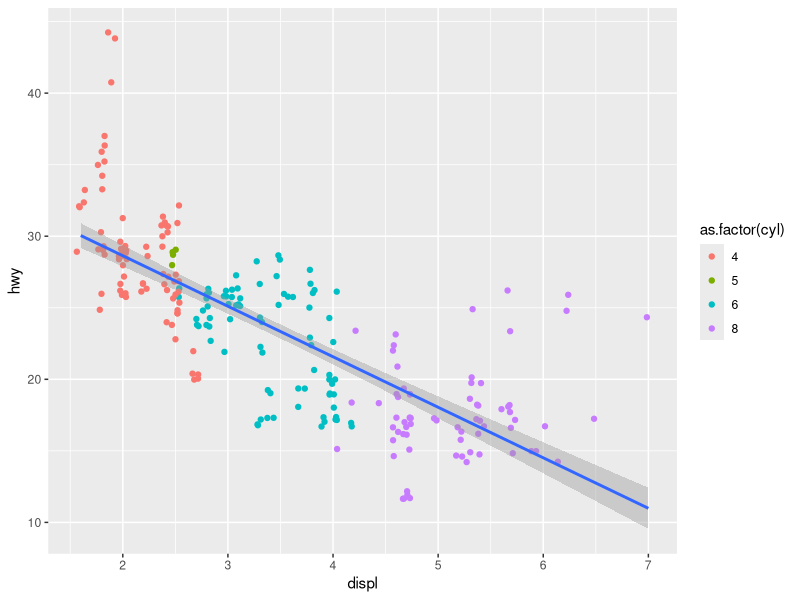
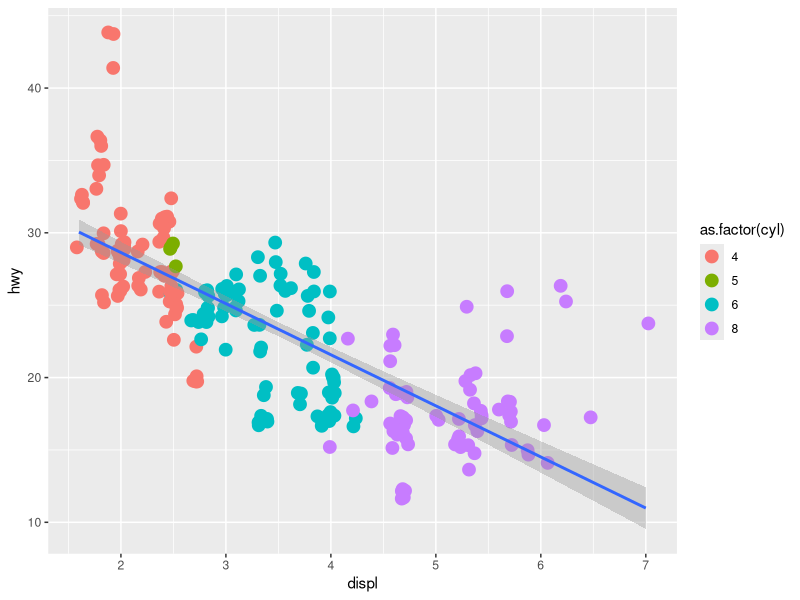
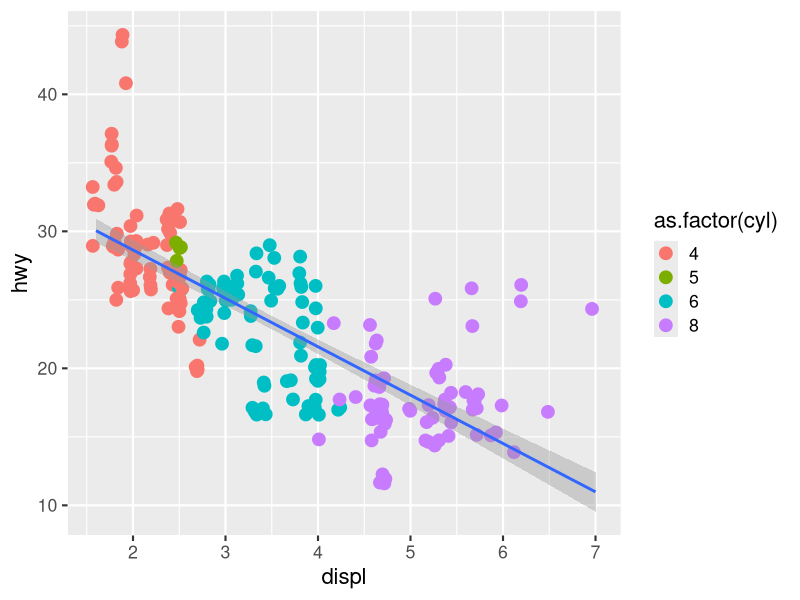
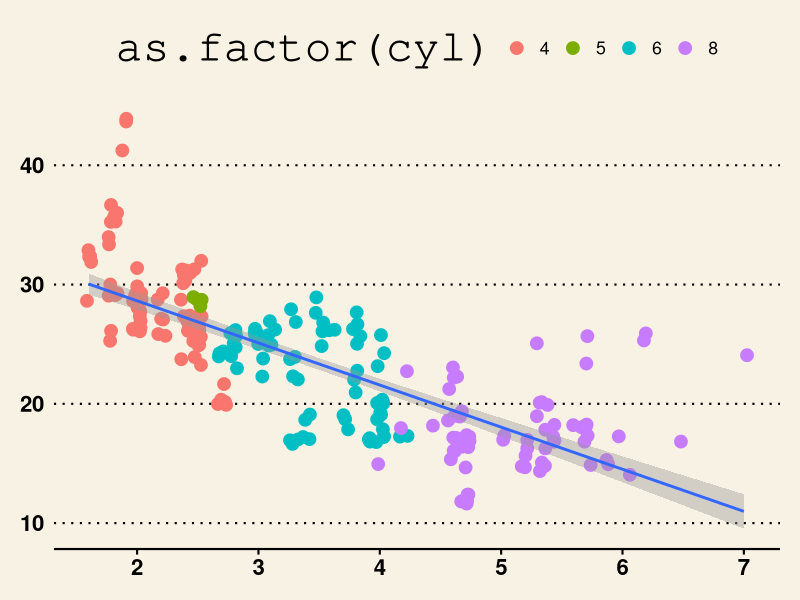
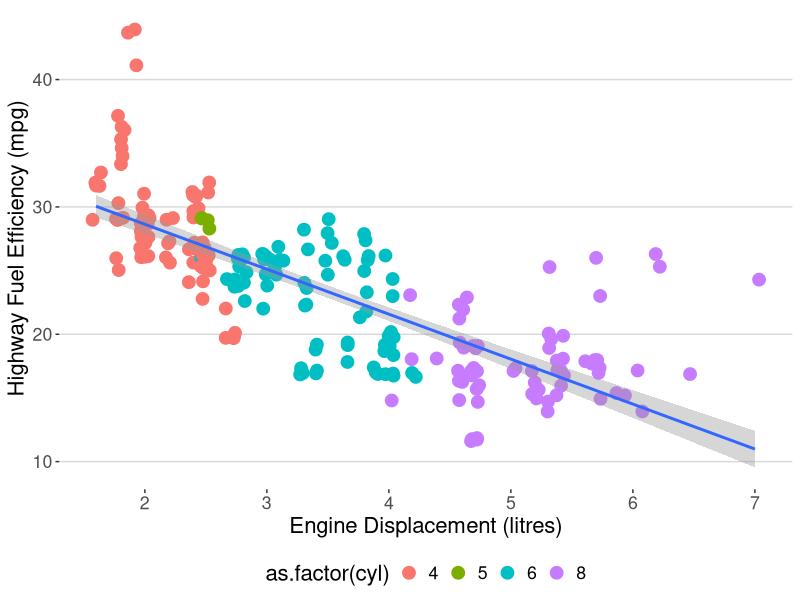
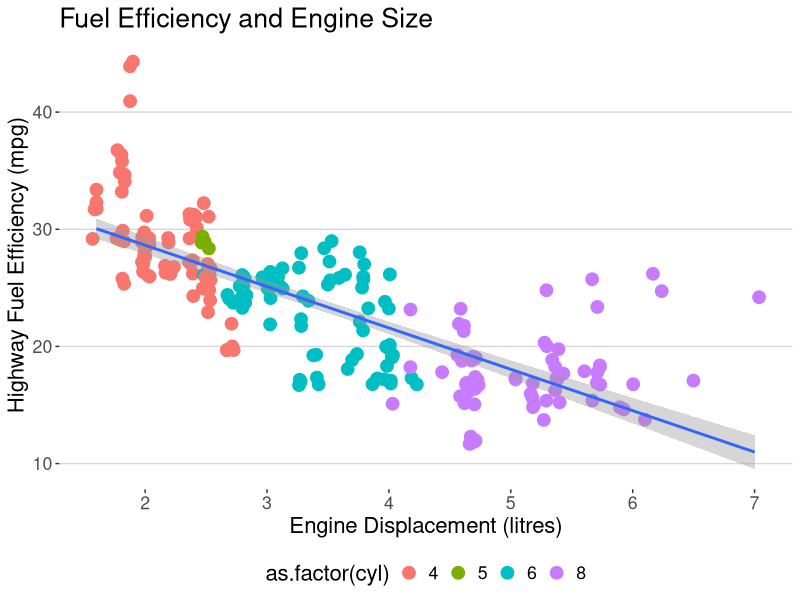
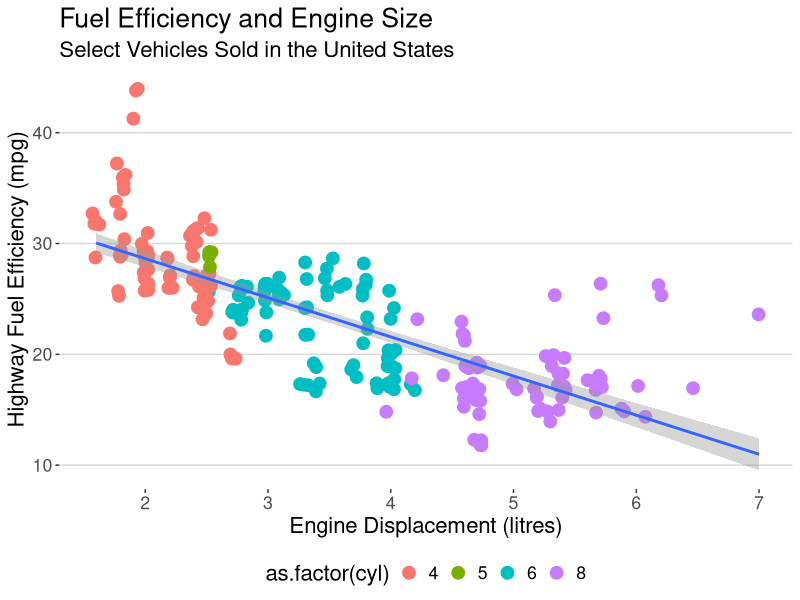
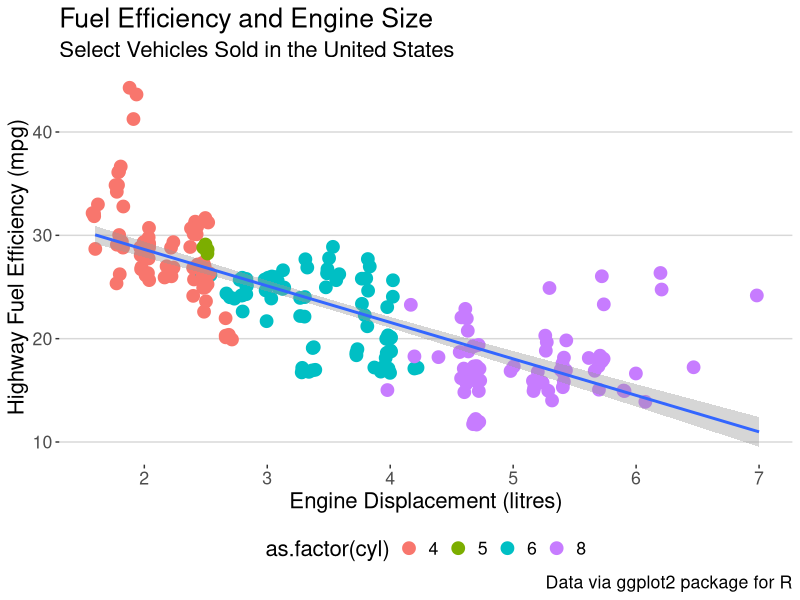

Source code (R) for these figures, in order:
## ---- chunk 1
library(dplyr)
library(ggplot2)
library(ggthemes)
## ---- chunk 2
ggplot(data = mpg, mapping = aes(x = displ, y = hwy)) +
  geom_point(mapping = aes(color = as.factor(cyl)), position = "jitter") +
  geom_smooth(method = "lm")
## ---- chunk 3
ggplot(data = mpg, mapping = aes(x = displ, y = hwy)) +
  geom_point(mapping = aes(color = as.factor(cyl)), size = 4, position = "jitter") +
  geom_smooth(method = "lm") 
## ---- chunk 4
ggplot(data = mpg, mapping = aes(x = displ, y = hwy)) +
  geom_point(mapping = aes(color = as.factor(cyl)), size = 4, position = "jitter") +
  geom_smooth(method = "lm") +
  theme_grey(base_size = 16)
## ---- chunk 5
ggplot(data = mpg, mapping = aes(x = displ, y = hwy)) +
  geom_point(mapping = aes(color = as.factor(cyl)), size = 4, position = "jitter") +
  geom_smooth(method = "lm") +
  theme_wsj(base_size = 16)
## ---- chunk 6
ggplot(data = mpg, mapping = aes(x = displ, y = hwy)) +
  geom_point(mapping = aes(color = as.factor(cyl)), size = 4, position = "jitter") +
  geom_smooth(method = "lm") +
  theme_hc(base_size = 16) +
  labs(
    x = "Engine Displacement (litres)",
    y = "Highway Fuel Efficiency (mpg)"
  )
## ---- chunk 7
ggplot(data = mpg, mapping = aes(x = displ, y = hwy)) +
  geom_point(mapping = aes(color = as.factor(cyl)), size = 4, position = "jitter") +
  geom_smooth(method = "lm") +
  theme_hc(base_size = 16) +
  labs(
    title = "Fuel Efficiency and Engine Size",
    x = "Engine Displacement (litres)",
    y = "Highway Fuel Efficiency (mpg)"
  )
## ---- chunk 8
ggplot(data = mpg, mapping = aes(x = displ, y = hwy)) +
  geom_point(mapping = aes(color = as.factor(cyl)), size = 4, position = "jitter") +
  geom_smooth(method = "lm") +
  theme_hc(base_size = 16) +
  labs(
    title = "Fuel Efficiency and Engine Size",
    subtitle = "Select Vehicles Sold in the United States",
    x = "Engine Displacement (litres)",
    y = "Highway Fuel Efficiency (mpg)"
  )
## ---- chunk 9
ggplot(data = mpg, mapping = aes(x = displ, y = hwy)) +
  geom_point(mapping = aes(color = as.factor(cyl)), size = 4, position = "jitter") +
  geom_smooth(method = "lm") +
  theme_hc(base_size = 16) +
  labs(
    title = "Fuel Efficiency and Engine Size",
    subtitle = "Select Vehicles Sold in the United States",
    caption = "Data via ggplot2 package for R",
    x = "Engine Displacement (litres)",
    y = "Highway Fuel Efficiency (mpg)"
  )
## ---- chunk 10
ggplot(data = mpg, mapping = aes(x = displ, y = hwy)) +
  geom_point(mapping = aes(color = as.factor(cyl)), size = 4, position = "jitter") +
  geom_smooth(method = "lm") +
  theme_hc(base_size = 16) +
  labs(
    title = "Fuel Efficiency and Engine Size",
    subtitle = "Select Vehicles Sold in the United States",
    caption = "Data via ggplot2 package for R",
    x = "Engine Displacement (litres)",
    y = "Highway Fuel Efficiency (mpg)",
    color = "Cylinders"
  )
## ---- chunk 11
ggplot(data = mpg, mapping = aes(x = displ, y = hwy)) +
  geom_point(mapping = aes(color = as.factor(cyl)), size = 4, position = "jitter") +
  geom_smooth(method = "lm") +
  theme_hc(base_size = 16) +
  labs(
    title = "Fuel Efficiency and Engine Size",
    subtitle = "Select Vehicles Sold in the United States",
    caption = "Data via ggplot2 package for R",
    x = "Engine Displacement (litres)",
    y = "Highway Fuel Efficiency (mpg)",
    color = "Cylinders"
  ) +
  theme(legend.key.size = unit(1, units="cm")) 
## ---- chunk 12
ggplot(data = mpg, mapping = aes(x = displ, y = hwy)) +
  geom_point(mapping = aes(color = as.factor(cyl)), size = 4, position = "jitter") +
  geom_smooth(method = "lm") +
  theme_hc(base_size = 16) +
  labs(
    title = "Fuel Efficiency and Engine Size",
    subtitle = "Select Vehicles Sold in the United States",
    caption = "Data via ggplot2 package for R",
    x = "Engine Displacement (litres)",
    y = "Highway Fuel Efficiency (mpg)",
    color = "Cylinders"
  ) +
  theme(legend.key.size = unit(1, units="cm")) +
  scale_colour_discrete(labels = c("Four", "Five", "Six", "Eight"))
## ---- chunk 13
ggplot(data = mpg, mapping = aes(x = displ, y = hwy)) +
  geom_point(mapping = aes(color = as.factor(cyl)), size = 4, position = "jitter") +
  geom_smooth(method = "lm") +
  theme_hc(base_size = 16) +
  labs(
    title = "Fuel Efficiency and Engine Size",
    subtitle = "Select Vehicles Sold in the United States",
    caption = "Data via ggplot2 package for R",
    x = "Engine Displacement (litres)",
    y = "Highway Fuel Efficiency (mpg)",
    color = "Cylinders"
  ) +
  theme(legend.position = "none")
## ---- chunk 14
model <- lm(hwy ~ displ, data = mpg)
summary(model)
